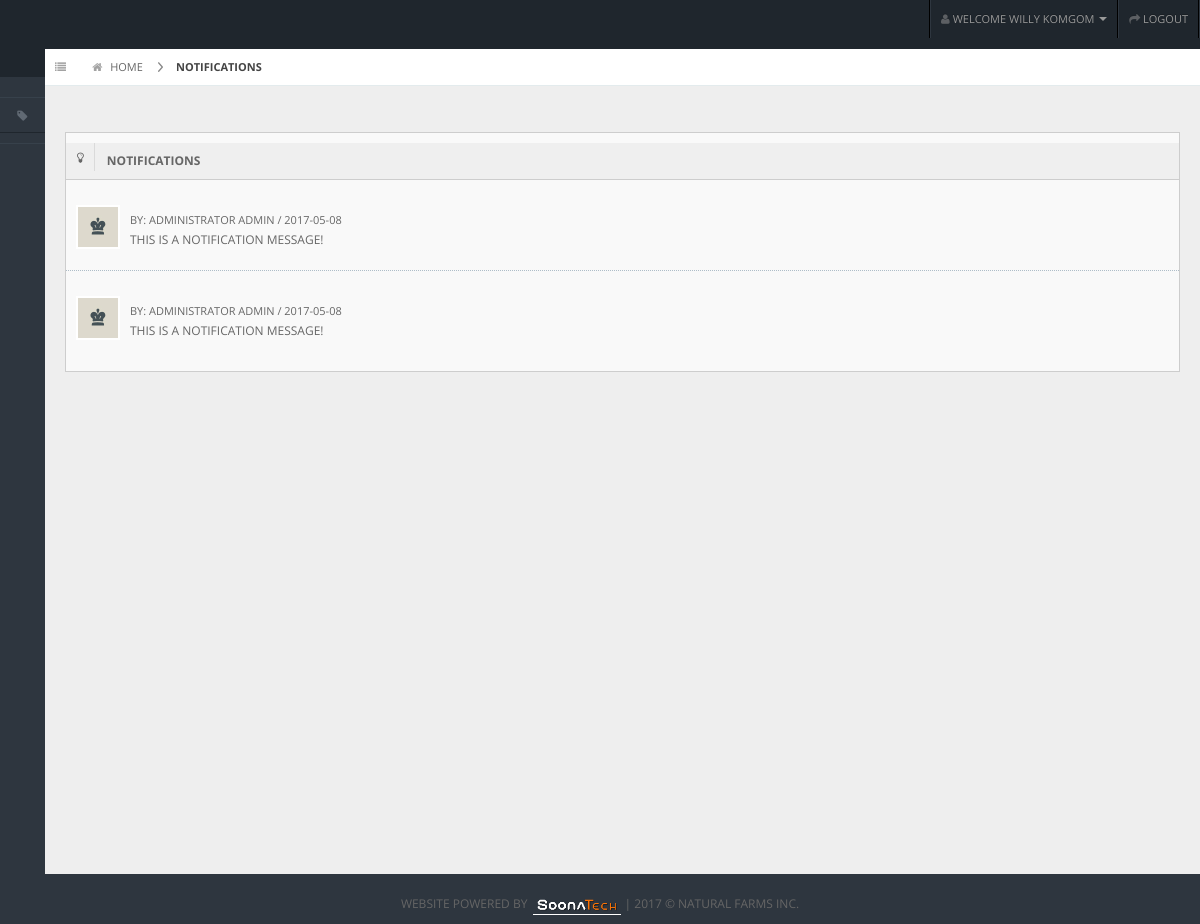
/notifications.php (signed in), run on the app's committed database.
### tables this page shows
CREATE TABLE `notifications` (
  `id` int(11) NOT NULL,
  `userid` mediumint(6) NOT NULL,
  `iscustomer` smallint(1) NOT NULL,
  `date` date NOT NULL,
  `message` text NOT NULL,
  `isread` smallint(1) NOT NULL
);

CREATE TABLE `representative` (
  `id` smallint(5) UNSIGNED NOT NULL,
  `username` varchar(60) NOT NULL,
  `password` varchar(255) NOT NULL,
  `name` varchar(255) NOT NULL,
  `email` varchar(255) NOT NULL,
  `adminflag` tinyint(1) UNSIGNED DEFAULT '0'
);

### notifications.php (the view, shortened to what this page needs)
<?php
include 'inc/header.php';
?>
<?php
include 'inc/menu.php';
?>
<div id="content">
  <div id="content-header">
    <div id="breadcrumb">
    	<a href="index.html" title="Go to Home" class="tip-bottom"><i class="icon-home"></i> Home</a>
    	<a href="#" class="current">Notifications</a>
    </div>
  </div>
<div class="container-fluid">
    <div class="row-fluid">
    	<div class="widget-box">
          <div class="widget-title bg_ly"  href="#collapseG2"><span class="icon"><i class="icon-lightbulb"></i></span>
            <h5>Notifications</h5>
          </div>
          <div class="widget-content nopadding collapse in" id="collapseG2">
            <ul class="recent-posts">
            <?php
				$sql = "SELECT * FROM notifications ORDER BY date DESC";
				$result = $conn->query($sql);
				while ($row = $result->fetch_assoc())
				{
					$name = "";
					$date = $row['date'];
					$message = $row['message'];
					if ($row['iscustomer'] == "1")
					{
						$sql2 = "SELECT * FROM customer WHERE id=".$row['userid']." LIMIT 1";
						$result2 = $conn->query($sql2);
						$row2 = $result2->fetch_assoc();
						$name = "$row2[firstname] $row2[lastname]";
					}
					else {
						$sql2 = "SELECT * FROM representative WHERE id=".$row['userid']." LIMIT 1";
						$result2 = $conn->query($sql2);
						$row2 = $result2->fetch_assoc();
						$name = "$row2[name]";
					}
					?>
					<li>
	                	<div class="user-thumb"> <img width="40" height="40" alt="User" src="img/demo/av1.jpg"> </div>
	                	<div class="article-post"> <span class="user-info"> By: <?= $name ?> / <?= $date ?> </span>
	                  	<p><a href="#"><?= $message ?></a> </p>
	                	</div>
	              	</li>
					<?php
				}
			?>
            </ul>
          </div>
    </div>
   </div>
  </div>
</div>
<?php
include 'inc/footer.php';
?>

### demo/css/style.css (style rules this page uses)
div { margin: 10px 0; }
img { width: 100%; }
li { margin-bottom: 10px; }
a:-webkit-any-link { text-decoration: none; }

### css/custom.css (style rules this page uses)
.expand-content { margin-left: 45px !important; }

### css/matrix-style.css (style rules this page uses)
a { color:#666; }
.bg_ly { background:#ffb848; }
#content { background: none repeat scroll 0 0 #eeeeee; margin-left: 220px; margin-right: 0; padding-bottom: 25px; position: relative; min-height:100%; width: auto; }
#content-header { position: abslute; width: 100%; margin-top: -38px; z-index: 20; }
.container-fluid .row-fluid:first-child { margin-top: 20px; }
#breadcrumb { background-color: #fff; border-bottom: 1px solid #e3ebed; }
#breadcrumb a { padding: 8px 20px 8px 10px; display: inline-block; background-image: url('../img/breadcrumb.png'); background-position: center right; background-repeat: no-repeat; font-size: 11px; color: #666666; }
#breadcrumb a:last-child { background-image:none; }
#breadcrumb a.current { font-weight: bold; color: #444444; }
#breadcrumb a i { margin-right: 5px; opacity: .6; }
.widget-box { background: none repeat scroll 0 0 #F9F9F9; border-left: 1px solid #CDCDCD; border-top: 1px solid #CDCDCD; border-right: 1px solid #CDCDCD; clear: both; margin-top: 16px; margin-bottom: 16px; position: relative; }
.widget-title, .modal-header, .table th, div.dataTables_wrapper .ui-widget-header { background:#efefef; border-bottom: 1px solid #CDCDCD; height: 36px; }
.widget-title span.icon { padding: 9px 10px 7px 11px; float: left; border-right:1px solid #dadada; }
.widget-title h5 { color: #666; float: left; font-size: 12px; font-weight: bold; padding: 12px; line-height: 12px; margin: 0; }
.widget-content { padding:15px; border-bottom: 1px solid #cdcdcd; }
.recent-posts, .recent-comments, .recent-users { margin: 0; padding: 0; }
.recent-posts li, .recent-comments li, .article-post li, .recent-users li { border-bottom: 1px dotted #AEBDC8; list-style: none outside none; padding: 10px; }
.recent-posts li:last-child, .recent-comments li:last-child, .recent-users li:last-child { border-bottom: none !important; }
.user-thumb { background: none repeat scroll 0 0 #FFFFFF; float: left; height: 40px; margin-right: 10px; margin-top: 5px; padding: 2px; width: 40px; }
.user-info { color: #666666; font-size: 11px; }
.nopadding { padding: 0 !important; }

### data on the page
notifications: representative.name "ADMINISTRATOR ADMIN", date "2017-05-08", message "THIS IS A NOTIFICATION MESSAGE!"
notifications: representative.name "ADMINISTRATOR ADMIN", date "2017-05-08", message "THIS IS A NOTIFICATION MESSAGE!"

### other printed values
gettext("Welcome") "WELCOME"
$user_name "WILLY KOMGOM"
gettext("Logout") "LOGOUT"
